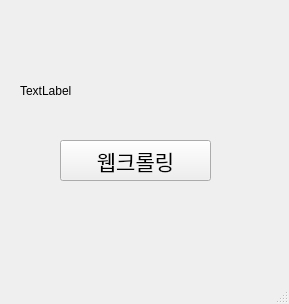
<?xml version="1.0" encoding="UTF-8"?>
<ui version="4.0">
 <class>MainWindow</class>
 <widget class="QMainWindow" name="MainWindow">
  <property name="geometry">
   <rect>
    <x>0</x>
    <y>0</y>
    <width>289</width>
    <height>304</height>
   </rect>
  </property>
  <property name="windowTitle">
   <string>MainWindow</string>
  </property>
  <widget class="QWidget" name="centralwidget">
   <widget class="QLabel" name="label">
    <property name="geometry">
     <rect>
      <x>20</x>
      <y>70</y>
      <width>221</width>
      <height>41</height>
     </rect>
    </property>
    <property name="text">
     <string>TextLabel</string>
    </property>
   </widget>
   <widget class="QPushButton" name="pushButton">
    <property name="geometry">
     <rect>
      <x>60</x>
      <y>140</y>
      <width>151</width>
      <height>41</height>
     </rect>
    </property>
    <property name="font">
     <font>
      <family>Agency FB</family>
      <pointsize>16</pointsize>
     </font>
    </property>
    <property name="text">
     <string>웹크롤링</string>
    </property>
   </widget>
  </widget>
  <widget class="QMenuBar" name="menubar">
   <property name="geometry">
    <rect>
     <x>0</x>
     <y>0</y>
     <width>289</width>
     <height>21</height>
    </rect>
   </property>
  </widget>
  <widget class="QStatusBar" name="statusbar"/>
 </widget>
 <resources/>
 <connections>
  <connection>
   <sender>pushButton</sender>
   <signal>clicked()</signal>
   <receiver>MainWindow</receiver>
   <slot>slot_1st()</slot>
   <hints>
    <hint type="sourcelabel">
     <x>135</x>
     <y>184</y>
    </hint>
    <hint type="destinationlabel">
     <x>134</x>
     <y>229</y>
    </hint>
   </hints>
  </connection>
 </connections>
 <slots>
  <slot>slot_1st()</slot>
 </slots>
</ui>
